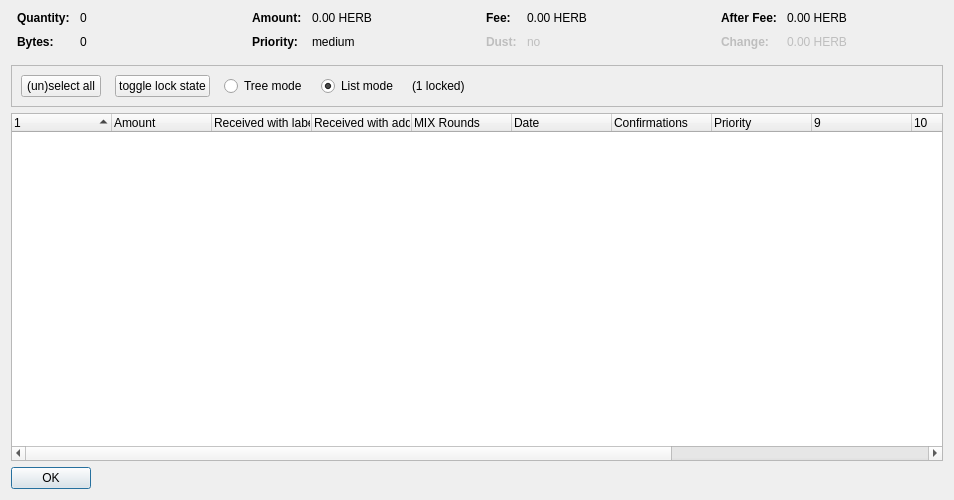
<?xml version="1.0" encoding="UTF-8"?>
<ui version="4.0">
 <class>CoinControlDialog</class>
 <widget class="QDialog" name="CoinControlDialog">
  <property name="geometry">
   <rect>
    <x>0</x>
    <y>0</y>
    <width>954</width>
    <height>500</height>
   </rect>
  </property>
  <property name="windowTitle">
   <string>Coin Selection</string>
  </property>
  <layout class="QVBoxLayout" name="verticalLayout">
   <item>
    <layout class="QHBoxLayout" name="horizontalLayoutTop" stretch="0,0,0,0">
     <property name="topMargin">
      <number>0</number>
     </property>
     <property name="bottomMargin">
      <number>10</number>
     </property>
     <item>
      <layout class="QFormLayout" name="formLayoutCoinControl1">
       <property name="horizontalSpacing">
        <number>10</number>
       </property>
       <property name="verticalSpacing">
        <number>10</number>
       </property>
       <property name="leftMargin">
        <number>6</number>
       </property>
       <property name="rightMargin">
        <number>6</number>
       </property>
       <item row="0" column="0">
        <widget class="QLabel" name="labelCoinControlQuantityText">
         <property name="font">
          <font>
           <weight>75</weight>
           <bold>true</bold>
          </font>
         </property>
         <property name="text">
          <string>Quantity:</string>
         </property>
        </widget>
       </item>
       <item row="0" column="1">
        <widget class="QLabel" name="labelCoinControlQuantity">
         <property name="cursor">
          <cursorShape>IBeamCursor</cursorShape>
         </property>
         <property name="contextMenuPolicy">
          <enum>Qt::ActionsContextMenu</enum>
         </property>
         <property name="text">
          <string notr="true">0</string>
         </property>
         <property name="textInteractionFlags">
          <set>Qt::LinksAccessibleByMouse|Qt::TextSelectableByKeyboard|Qt::TextSelectableByMouse</set>
         </property>
        </widget>
       </item>
       <item row="1" column="0">
        <widget class="QLabel" name="labelCoinControlBytesText">
         <property name="font">
          <font>
           <weight>75</weight>
           <bold>true</bold>
          </font>
         </property>
         <property name="text">
          <string>Bytes:</string>
         </property>
        </widget>
       </item>
       <item row="1" column="1">
        <widget class="QLabel" name="labelCoinControlBytes">
         <property name="cursor">
          <cursorShape>IBeamCursor</cursorShape>
         </property>
         <property name="contextMenuPolicy">
          <enum>Qt::ActionsContextMenu</enum>
         </property>
         <property name="text">
          <string notr="true">0</string>
         </property>
         <property name="textInteractionFlags">
          <set>Qt::LinksAccessibleByMouse|Qt::TextSelectableByKeyboard|Qt::TextSelectableByMouse</set>
         </property>
        </widget>
       </item>
      </layout>
     </item>
     <item>
      <layout class="QFormLayout" name="formLayoutCoinControl2">
       <property name="horizontalSpacing">
        <number>10</number>
       </property>
       <property name="verticalSpacing">
        <number>10</number>
       </property>
       <property name="leftMargin">
        <number>6</number>
       </property>
       <property name="rightMargin">
        <number>6</number>
       </property>
       <item row="0" column="0">
        <widget class="QLabel" name="labelCoinControlAmountText">
         <property name="font">
          <font>
           <weight>75</weight>
           <bold>true</bold>
          </font>
         </property>
         <property name="text">
          <string>Amount:</string>
         </property>
        </widget>
       </item>
       <item row="0" column="1">
        <widget class="QLabel" name="labelCoinControlAmount">
         <property name="cursor">
          <cursorShape>IBeamCursor</cursorShape>
         </property>
         <property name="contextMenuPolicy">
          <enum>Qt::ActionsContextMenu</enum>
         </property>
         <property name="text">
          <string notr="true">0.00 HERB</string>
         </property>
         <property name="textInteractionFlags">
          <set>Qt::LinksAccessibleByMouse|Qt::TextSelectableByKeyboard|Qt::TextSelectableByMouse</set>
         </property>
        </widget>
       </item>
       <item row="1" column="0">
        <widget class="QLabel" name="labelCoinControlPriorityText">
         <property name="font">
          <font>
           <weight>75</weight>
           <bold>true</bold>
          </font>
         </property>
         <property name="text">
          <string>Priority:</string>
         </property>
        </widget>
       </item>
       <item row="1" column="1">
        <widget class="QLabel" name="labelCoinControlPriority">
         <property name="cursor">
          <cursorShape>IBeamCursor</cursorShape>
         </property>
         <property name="contextMenuPolicy">
          <enum>Qt::ActionsContextMenu</enum>
         </property>
         <property name="text">
          <string>medium</string>
         </property>
         <property name="textInteractionFlags">
          <set>Qt::LinksAccessibleByMouse|Qt::TextSelectableByKeyboard|Qt::TextSelectableByMouse</set>
         </property>
        </widget>
       </item>
      </layout>
     </item>
     <item>
      <layout class="QFormLayout" name="formLayoutCoinControl3">
       <property name="horizontalSpacing">
        <number>10</number>
       </property>
       <property name="verticalSpacing">
        <number>10</number>
       </property>
       <property name="leftMargin">
        <number>6</number>
       </property>
       <property name="rightMargin">
        <number>6</number>
       </property>
       <item row="0" column="0">
        <widget class="QLabel" name="labelCoinControlFeeText">
         <property name="font">
          <font>
           <weight>75</weight>
           <bold>true</bold>
          </font>
         </property>
         <property name="text">
          <string>Fee:</string>
         </property>
        </widget>
       </item>
       <item row="0" column="1">
        <widget class="QLabel" name="labelCoinControlFee">
         <property name="cursor">
          <cursorShape>IBeamCursor</cursorShape>
         </property>
         <property name="contextMenuPolicy">
          <enum>Qt::ActionsContextMenu</enum>
         </property>
         <property name="text">
          <string notr="true">0.00 HERB</string>
         </property>
         <property name="textInteractionFlags">
          <set>Qt::LinksAccessibleByMouse|Qt::TextSelectableByKeyboard|Qt::TextSelectableByMouse</set>
         </property>
        </widget>
       </item>
       <item row="1" column="0">
        <widget class="QLabel" name="labelCoinControlLowOutputText">
         <property name="enabled">
          <bool>false</bool>
         </property>
         <property name="font">
          <font>
           <weight>75</weight>
           <bold>true</bold>
          </font>
         </property>
         <property name="text">
          <string>Dust:</string>
         </property>
        </widget>
       </item>
       <item row="1" column="1">
        <widget class="QLabel" name="labelCoinControlLowOutput">
         <property name="enabled">
          <bool>false</bool>
         </property>
         <property name="cursor">
          <cursorShape>IBeamCursor</cursorShape>
         </property>
         <property name="contextMenuPolicy">
          <enum>Qt::ActionsContextMenu</enum>
         </property>
         <property name="text">
          <string>no</string>
         </property>
         <property name="textInteractionFlags">
          <set>Qt::LinksAccessibleByMouse|Qt::TextSelectableByKeyboard|Qt::TextSelectableByMouse</set>
         </property>
        </widget>
       </item>
      </layout>
     </item>
     <item>
      <layout class="QFormLayout" name="formLayoutCoinControl4">
       <property name="horizontalSpacing">
        <number>10</number>
       </property>
       <property name="verticalSpacing">
        <number>10</number>
       </property>
       <property name="leftMargin">
        <number>6</number>
       </property>
       <property name="rightMargin">
        <number>6</number>
       </property>
       <item row="0" column="0">
        <widget class="QLabel" name="labelCoinControlAfterFeeText">
         <property name="font">
          <font>
           <weight>75</weight>
           <bold>true</bold>
          </font>
         </property>
         <property name="text">
          <string>After Fee:</string>
         </property>
        </widget>
       </item>
       <item row="0" column="1">
        <widget class="QLabel" name="labelCoinControlAfterFee">
         <property name="cursor">
          <cursorShape>IBeamCursor</cursorShape>
         </property>
         <property name="contextMenuPolicy">
          <enum>Qt::ActionsContextMenu</enum>
         </property>
         <property name="text">
          <string notr="true">0.00 HERB</string>
         </property>
         <property name="textInteractionFlags">
          <set>Qt::LinksAccessibleByMouse|Qt::TextSelectableByKeyboard|Qt::TextSelectableByMouse</set>
         </property>
        </widget>
       </item>
       <item row="1" column="0">
        <widget class="QLabel" name="labelCoinControlChangeText">
         <property name="enabled">
          <bool>false</bool>
         </property>
         <property name="font">
          <font>
           <weight>75</weight>
           <bold>true</bold>
          </font>
         </property>
         <property name="text">
          <string>Change:</string>
         </property>
        </widget>
       </item>
       <item row="1" column="1">
        <widget class="QLabel" name="labelCoinControlChange">
         <property name="enabled">
          <bool>false</bool>
         </property>
         <property name="cursor">
          <cursorShape>IBeamCursor</cursorShape>
         </property>
         <property name="contextMenuPolicy">
          <enum>Qt::ActionsContextMenu</enum>
         </property>
         <property name="text">
          <string notr="true">0.00 HERB</string>
         </property>
         <property name="textInteractionFlags">
          <set>Qt::LinksAccessibleByMouse|Qt::TextSelectableByKeyboard|Qt::TextSelectableByMouse</set>
         </property>
        </widget>
       </item>
      </layout>
     </item>
    </layout>
   </item>
   <item>
    <widget class="QFrame" name="frame">
     <property name="minimumSize">
      <size>
       <width>0</width>
       <height>40</height>
      </size>
     </property>
     <property name="frameShape">
      <enum>QFrame::StyledPanel</enum>
     </property>
     <property name="frameShadow">
      <enum>QFrame::Sunken</enum>
     </property>
     <layout class="QHBoxLayout" name="horizontalLayout">
      <item>
       <layout class="QHBoxLayout" name="horizontalLayoutPanel" stretch="0,0,0,0,0,0">
        <property name="spacing">
         <number>14</number>
        </property>
        <item>
         <widget class="QPushButton" name="pushButtonSelectAll">
          <property name="sizePolicy">
           <sizepolicy hsizetype="Maximum" vsizetype="Fixed">
            <horstretch>0</horstretch>
            <verstretch>0</verstretch>
           </sizepolicy>
          </property>
          <property name="text">
           <string>(un)select all</string>
          </property>
          <property name="autoDefault">
           <bool>false</bool>
          </property>
         </widget>
        </item>
        <item>
         <widget class="QPushButton" name="pushButtonToggleLock">
          <property name="sizePolicy">
           <sizepolicy hsizetype="Maximum" vsizetype="Fixed">
            <horstretch>0</horstretch>
            <verstretch>0</verstretch>
           </sizepolicy>
          </property>
          <property name="text">
           <string>toggle lock state</string>
          </property>
          <property name="autoDefault">
           <bool>false</bool>
          </property>
         </widget>
        </item>
        <item>
         <widget class="QRadioButton" name="radioTreeMode">
          <property name="sizePolicy">
           <sizepolicy hsizetype="Maximum" vsizetype="Fixed">
            <horstretch>0</horstretch>
            <verstretch>0</verstretch>
           </sizepolicy>
          </property>
          <property name="text">
           <string>Tree mode</string>
          </property>
         </widget>
        </item>
        <item>
         <widget class="QRadioButton" name="radioListMode">
          <property name="sizePolicy">
           <sizepolicy hsizetype="Maximum" vsizetype="Fixed">
            <horstretch>0</horstretch>
            <verstretch>0</verstretch>
           </sizepolicy>
          </property>
          <property name="text">
           <string>List mode</string>
          </property>
          <property name="checked">
           <bool>true</bool>
          </property>
         </widget>
        </item>
        <item>
         <widget class="QLabel" name="labelLocked">
          <property name="text">
           <string>(1 locked)</string>
          </property>
         </widget>
        </item>
        <item>
         <spacer name="horizontalSpacer">
          <property name="orientation">
           <enum>Qt::Horizontal</enum>
          </property>
          <property name="sizeHint" stdset="0">
           <size>
            <width>40</width>
            <height>20</height>
           </size>
          </property>
         </spacer>
        </item>
       </layout>
      </item>
     </layout>
    </widget>
   </item>
   <item>
    <widget class="CoinControlTreeWidget" name="treeWidget">
     <property name="contextMenuPolicy">
      <enum>Qt::CustomContextMenu</enum>
     </property>
     <property name="sortingEnabled">
      <bool>false</bool>
     </property>
     <property name="columnCount">
      <number>13</number>
     </property>
     <attribute name="headerShowSortIndicator" stdset="0">
      <bool>true</bool>
     </attribute>
     <attribute name="headerStretchLastSection">
      <bool>false</bool>
     </attribute>
     <column>
      <property name="text">
       <string/>
      </property>
     </column>
     <column>
      <property name="text">
       <string>Amount</string>
      </property>
     </column>
     <column>
      <property name="text">
       <string>Received with label</string>
      </property>
     </column>
     <column>
      <property name="text">
       <string>Received with address</string>
      </property>
     </column>
     <column>
      <property name="text">
       <string>MIX Rounds</string>
      </property>
     </column>
     <column>
      <property name="text">
       <string>Date</string>
      </property>
     </column>
     <column>
      <property name="text">
       <string>Confirmations</string>
      </property>
      <property name="toolTip">
       <string>Confirmed</string>
      </property>
     </column>
     <column>
      <property name="text">
       <string>Priority</string>
      </property>
     </column>
     <column>
      <property name="text">
       <string/>
      </property>
     </column>
     <column>
      <property name="text">
       <string/>
      </property>
     </column>
     <column>
      <property name="text">
       <string/>
      </property>
     </column>
     <column>
      <property name="text">
       <string/>
      </property>
     </column>
     <column>
      <property name="text">
       <string/>
      </property>
     </column>
    </widget>
   </item>
   <item>
    <widget class="QDialogButtonBox" name="buttonBox">
     <property name="sizePolicy">
      <sizepolicy hsizetype="Maximum" vsizetype="Fixed">
       <horstretch>0</horstretch>
       <verstretch>0</verstretch>
      </sizepolicy>
     </property>
     <property name="orientation">
      <enum>Qt::Horizontal</enum>
     </property>
     <property name="standardButtons">
      <set>QDialogButtonBox::Ok</set>
     </property>
    </widget>
   </item>
  </layout>
 </widget>
 <customwidgets>
  <customwidget>
   <class>CoinControlTreeWidget</class>
   <extends>QTreeWidget</extends>
   <header>coincontroltreewidget.h</header>
  </customwidget>
 </customwidgets>
 <resources/>
 <connections/>
</ui>
